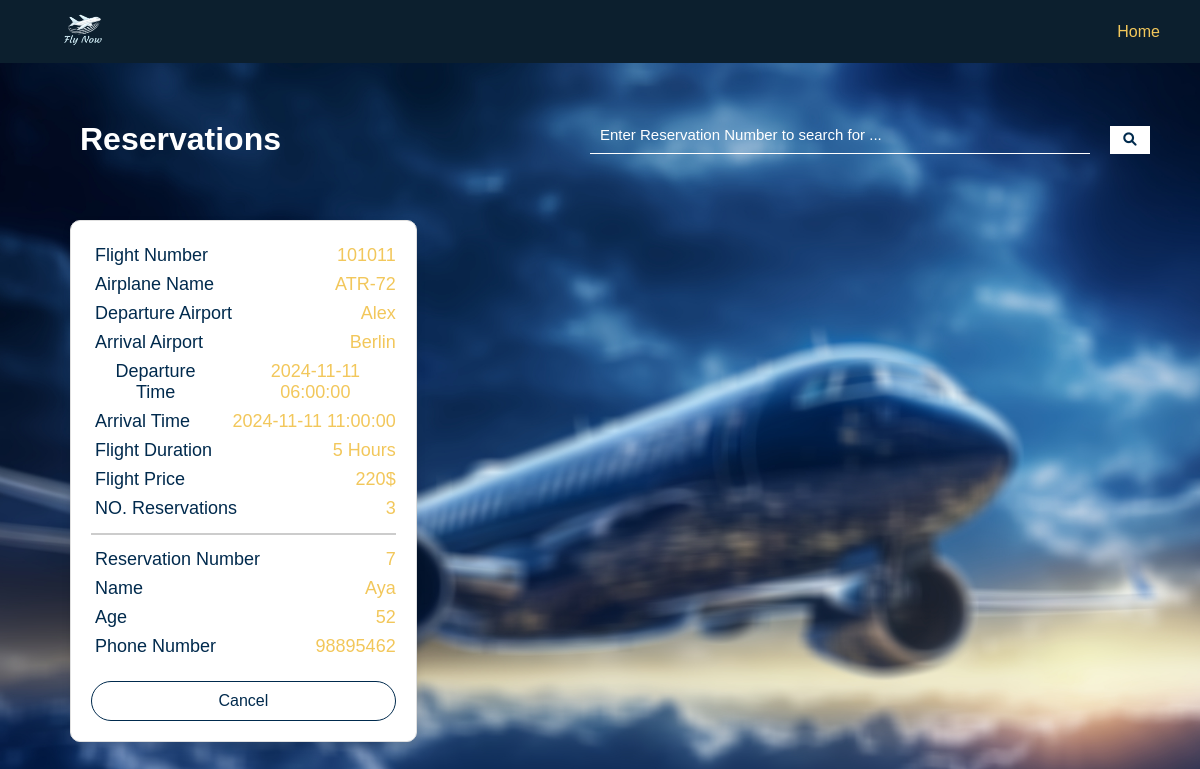
/reservations (signed in), run on the app's committed database.
### models/flight.py (models this page shows, shortened)
class Flight(db.Model):
    __tablename__ = 'flights'
    id = db.Column(db.Integer, primary_key=True)
    flight_number = db.Column(db.Integer, unique=True)
    airplane_name = db.Column(db.String)
    departure_airport = db.Column(db.String)
    arrival_airport = db.Column(db.String)
    departure_time = db.Column(db.DateTime)
    arrival_time = db.Column(db.DateTime)
    flight_duration = db.Column(db.String)
    flight_capacity = db.Column(db.Integer)
    flight_price = db.Column(db.Integer)
    @property
    def is_old_flight(self):
        return self.departure_time < datetime.now()
    def to_dict(self):
        return {
            "id": self.id,
            "flight_number": self.flight_number,
            "airplane_name": self.airplane_name,
            "departure_airport": self.departure_airport,
            "arrival_airport": self.arrival_airport,
            "departure_time": self.departure_time,
            "arrival_time": self.arrival_time,
            "flight_duration": self.flight_duration,
            "flight_capacity": self.flight_capacity,
            "flight_price": self.flight_price,
            "is_old_flight": self.is_old_flight
        }

### models/booking.py (models this page shows, shortened)
class Booking(db.Model):
    __tablename__ = 'bookings'
    id = db.Column(db.Integer, primary_key=True)
    flight_number = db.Column(db.Integer, db.ForeignKey('flights.flight_number'))
    user_id = db.Column(db.Integer,db.ForeignKey('users.user_id'))
    name = db.Column(db.String)
    age = db.Column(db.Integer)
    phone_number = db.Column(db.String)
    def __init__(self, flight_number='', user_id='', name='', age='', phone_number=''):
        self.flight_number = flight_number
        self.user_id = int(user_id)if user_id else None
        self.name = name
        self.age = int(age)if age else None
        self.phone_number = phone_number
    def get_bookings(self):
        try:
            bookings = Booking.query.filter_by(user_id=self.user_id).all()
            current_time = datetime.now()
            user_flights = []
            for booking in bookings:
                flight = Flight.query.filter_by(flight_number=booking.flight_number).first()
                if flight and flight.departure_time >= current_time:
                    flight_dict = flight.to_dict()
                    flight_dict['reservation_id'] = booking.id
                    flight_dict['name'] = booking.name
                    flight_dict['age'] = booking.age
                    flight_dict['phone_number'] = booking.phone_number
                    user_flights.append(flight_dict)
            return user_flights if user_flights else None
        except Exception as e:
            return None

### app.py (the view)
@app.route("/reservations")
def reservationspage():
    user_id = session['user']
    booking = Booking(user_id=user_id)
    bookings = booking.get_bookings()
    return render_template('reservations.html', bookings=bookings, admin=False, search=False,flight_number='')

### templates/reservations.html (shortened to what this page needs)
<!DOCTYPE html>
<html lang="en">
  <head>
    <link rel="stylesheet" href="static/styles.css" />
    <link rel="stylesheet" href="static/navbarstyles.css" />
    <link rel="stylesheet" href="https://cdnjs.cloudflare.com/ajax/libs/font-awesome/6.0.0-beta3/css/all.min.css">
  </head>
  <body>
    <div id="nav-bar">
      <img src="{{ url_for('static', filename='logo.png') }}" width="120px" alt="fly now" />
      <a class="nav-a" href="/">Home </a>
    </div>
    <header>
      <h1 id="home-header">Reservations</h1>
      <form action="/search-reservation" method="get">
        <input placeholder="Enter Reservation Number to search for ..." type="number" name="q" />
        <button type="submit" class="search-button">
          <i class="fas fa-search"></i>
        </button>
      </form>
    </header>
    {% if bookings %}
    {% if bookings[0] is not none %}
    <div id="content">
          {% for booking in bookings %}
            <div class="flight-card">
              <div class="flight-card-content">
                <p>Flight Number</p>
                <span class="flight-number">{{ booking.flight_number }}</span>
              </div>
              <div class="flight-card-content">
                <p>Airplane Name</p>
                <span>{{ booking.airplane_name }}</span>
              </div>
              <div class="flight-card-content">
                <p>Departure Airport</p>
                <span>{{ booking.departure_airport }}</span>
              </div>
              <div class="flight-card-content">
                <p>Arrival Airport</p>
                <span>{{ booking.arrival_airport }}</span>
              </div>
              <div class="flight-card-content">
                <p>Departure Time</p>
                <span>{{ booking.departure_time }}</span>
              </div>
              <div class="flight-card-content">
                <p>Arrival Time</p>
                <span>{{ booking.arrival_time }}</span>
              </div>
              <div class="flight-card-content">
                <p>Flight Duration</p>
                <span>{{ booking.flight_duration }}</span>
              </div>
              <div class="flight-card-content">
                <p>Flight Price</p>
                <span>{{ booking.flight_price }}$</span>
              </div>
              <div class="flight-card-content">
                <p>NO. Reservations</p>
                <span>{{ booking.flight_capacity }}</span>
              </div>
              <hr style="border: 1px solid #ccc; margin: 10px 0;">
              <div class="flight-card-content">
                <p>Reservation Number</p>
                <span>{{ booking.reservation_id }}</span>
              </div>
              <div class="flight-card-content">
                <p>Name</p>
                <span>{{ booking.name }}</span>
              </div>
              <div class="flight-card-content">
                <p>Age</p>
                <span>{{ booking.age }}</span>
              </div>
              <div class="flight-card-content">
                <p>Phone Number</p>
                <span>{{ booking.phone_number }}</span>
              </div>
              {% if not admin %}
                <div class="cancel-button">
                  <a href="/delete-booking?reservation_id={{ booking.reservation_id }}&flight_number={{ booking.flight_number }}">Cancel</a>
                </div>
              {% endif %}
            </div>
          {% endfor %}
    </div>
        {% else %}
          <div class="flex-center">
            <img src="{{ url_for('static', filename='robo.png') }}" width="300px" alt="no-result-found">
          </div>
          <h1 style="margin: 10px;">No Bookings with this Reservation Number!</h1>
        {% endif %}
      {% endif %}
  </body>
</html>

### static/styles.css (style rules this page uses)
html { height: 100%; }
body { font-family: Arial, Helvetica, sans-serif; padding: 0; margin: 0; overflow-x: hidden; width: 100%; background: url("4.jpg") no-repeat center center fixed; background-size: cover; font-family: sans-serif; height: 100%; }
* { box-sizing: border-box; }
#home-header { text-align: left; margin-left: 30px; }
#content { padding-right: 50px; padding-left: 50px; margin: 20px; display: grid; grid-template-columns: repeat(3, 1fr); gap: 10px; }
p { font-size: 18px; color: #000; }
span { color: #f2c75b; font-size: 18px; text-transform: capitalize; }
.flight-card { background-color: white; border-radius: 10px; box-shadow: 0 4px 8px rgba(0, 0, 0, 0.1); padding: 20px; margin: 20px auto; max-width: 400px; border: 1px solid #e0e0e0; text-align: center; display: flex; flex-direction: column; justify-content: space-between; }
.flight-card p { color: #002a4d; padding: 2px; margin: 2px; }
h1 { text-align: center; color: white; }
.flight-card .flight-card-content { display: flex; flex-direction: row; justify-content: space-between; align-items: center; gap: 15px; }
.flight-card .submit-button, .flight-card .cancel-button, .flight-card .edit-delete-div { align-self: center; }
.cancel-button { width: 100%; border-radius: 20px; cursor: pointer; display: flex; margin-top: 20px; justify-content: center; border: 1px solid #002a4d; }
.cancel-button a { color: #002a4d; text-decoration: none; padding: 10px; }
button { background-color: #fff; color: #002a4d; width: 40px; padding: 7px; display: flex; align-items: center; justify-content: center; border: 0; outline: none; cursor: pointer; }
input::placeholder { color: white; opacity: 1; }
header { display: flex; flex-direction: row; justify-content: space-between; margin-top: 100px; padding-right: 50px; padding-left: 50px; }
header form { display: flex; flex-direction: row; align-items: center; justify-content: space-between; }
header input { width: 500px; display: block; background: none; margin-right: 20px; border: 0; border-bottom: 1px solid #fff; padding: 10px; margin-bottom: 10px; color: #fff; box-sizing: border-box; font-size: 15px; outline: none; }

### static/navbarstyles.css (style rules this page uses)
#nav-bar { background-color: #0C1F2E; width: 100%; margin: 0; top: 0; left: 0; height: 7%; position: fixed; display: flex; align-items: center; justify-content: space-between; padding-left: 20px; z-index: 10; }
.nav-a { color: #f2c75b; margin-right: 30px; text-decoration: none; padding: 10px; }

### data on the page
Flight: flight_number "101011", airplane_name "ATR-72", departure_airport "Alex", arrival_airport "Berlin", departure_time "2024-11-11 06:00:00", arrival_time "2024-11-11 11:00:00", flight_duration "5 Hours"
Booking: name "Aya", phone_number "98895462"

### other printed values
{{ booking.flight_price }} "220"
{{ booking.flight_capacity }} "3"
{{ booking.reservation_id }} "7"
{{ booking.age }} "52"
